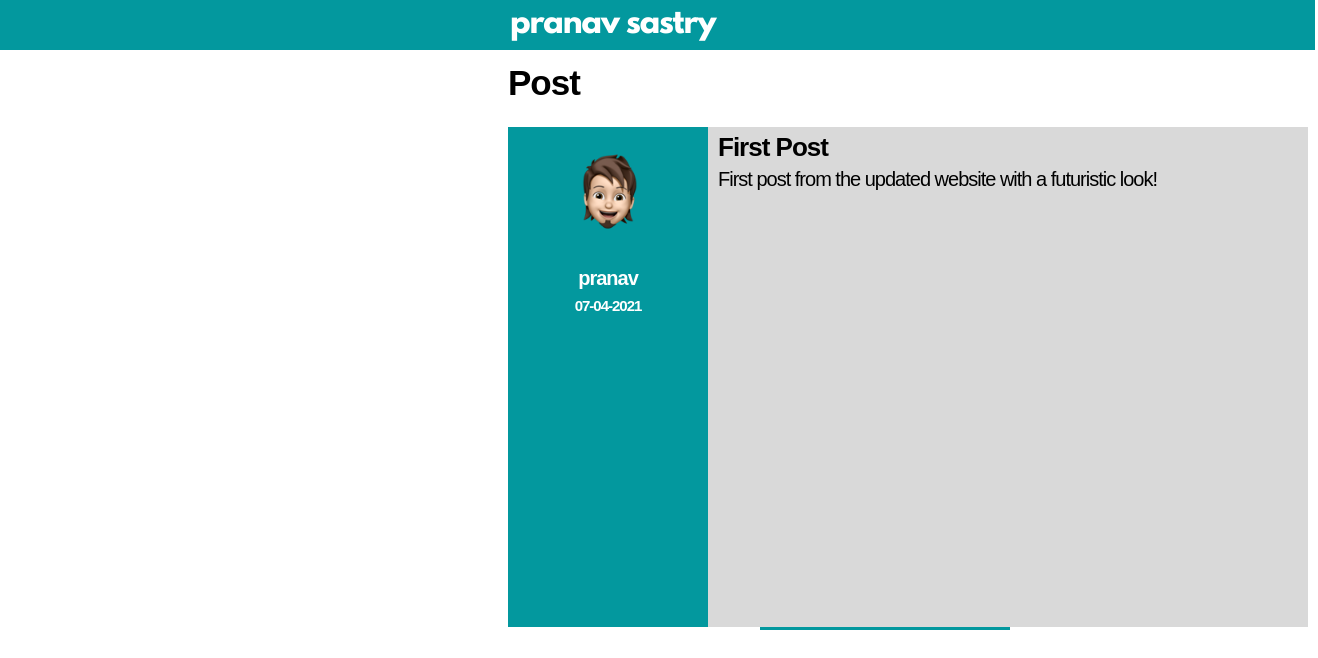
The page /pranav/post/1 on the database its author committed.
### flaskblog/models.py (models this page shows, shortened)
class User(db.Model,UserMixin):
    id = db.Column(db.Integer,primary_key=True)
    username = db.Column(db.String(20),unique=True,nullable=False)
    email = db.Column(db.String(120),unique=True,nullable=False)
    image_file = db.Column(db.String(20),nullable=False,default='default.png')
    password = db.Column(db.String(60),nullable=False)
    posts = db.relationship('Post',backref='author',lazy=True)

class Post(db.Model):
    id = db.Column(db.Integer,primary_key=True)
    date = db.Column(db.DateTime,nullable=False,default=dt.datetime.utcnow)
    title = db.Column(db.String(100),nullable=False)
    content = db.Column(db.Text,nullable=False)
    user_id = db.Column(db.Integer,db.ForeignKey('user.id'),nullable=False)

### flaskblog/posts/routes.py (the view)
@posts.route("/<username>/post/<id>")
def post_page(username,id):
    post = Post.query.filter_by(id=id).first()
    return render_template("post_page.html",title="Post",post=post)

### flaskblog/templates/post_page.html (shortened to what this page needs)
{% extends "layout.html" %}
{% block content %}
  <h1 style="margin-left:500px;">Post</h1>
  <div class="post_card" style="margin-top:0px;overflow:auto;height:auto;">
    <div class="post_card_left" style="float:left;height:500px;">
      <img class="user_img" style="margin-left:50px;margin-top:20px;" src="{{ url_for('static',filename='profile_pics/{}'.format(post.author.image_file)) }}">
      <h2 style="margin-left:0px;text-align:center;color:white;"><a style="text-decoration:none;color:white;" href="{{ url_for('users.profile',username=post.author.username) }}">{{ post.author.username }}</a></h2>
      <h2 style="margin-top:-10px;margin-left:0px;text-align:center;font-family:'Spartan-MB',sans-serif;font-size:15px;font-weight:600;color:white;">{{ post.date.strftime('%d-%m-%Y') }}</h2>
    </div>
    <div style="margin-left:200px;">
      <h1 style="margin-top:5px;margin-bottom:25px;font-size:26px;"><a style="text-decoration:none;color:inherit;" href="{{ url_for('posts.post_page',username=post.author.username,id=post.id) }}">{{ post.title }}</a></h1>
      <pre style="white-space:pre-wrap;"><h3 style="margin-top:-20px;font-family:'Spartan-MB',sans-serif;font-weight:normal;">{{ post.content }}</h3><pre>
    </div>
  </div>
{% endblock content %}

### flaskblog/static/css/layout.css (style rules this page uses)
.post_card { height:300px; width:800px; background-color: #d9d9d9; margin-top: 50px; margin-bottom: auto; margin-right: auto; margin-left: 500px; position:relative; }
.post_card_left { height:300px; width:200px; background-color: #03989e; margin-left: 0px; margin-top:0px; margin-right: auto; position:relative; }
.user_img { height:100px; width:100px; border-radius:50%; margin-left:200px; margin-top:20px; }
h1 { font-family: 'Code-Pro', sans-serif; font-weight: 800; font-size: 35px; margin-left: 10px; letter-spacing:-1px; }
h2 { font-family: 'Code-Pro', sans-serif; font-weight: 800; font-size: 20px; margin-left: 10px; letter-spacing:-1px; }
h3 { font-family: 'Code-Pro', sans-serif; font-weight: 600; font-size: 20px; margin-left: 10px; letter-spacing:-1px; }

### rows shown on the page
User: image_file (picture), author.username "pranav"
Post: date "07-04-2021", title "First Post", content "First post from the updated website with a futuristic look!"
